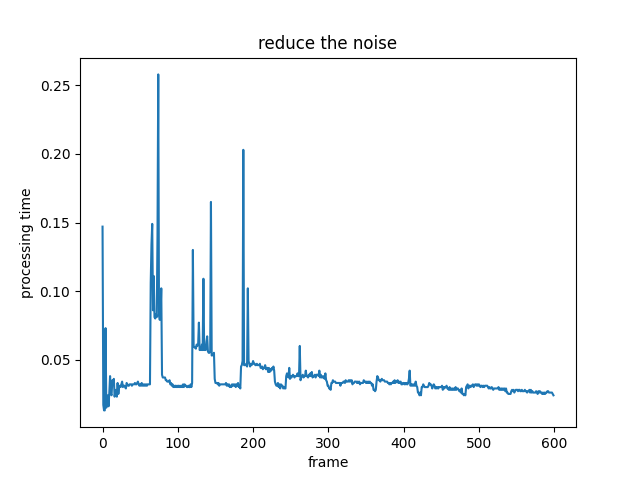

Python code for this plot:
"""reduce noise"""
import cv2
import time
import matplotlib.pyplot as plt

frame_processing_time_list = []
capture = cv2.VideoCapture(filename="./여의도사거리.mov")
object_detector = cv2.createBackgroundSubtractorMOG2()

"""save result video"""
width, height = int(capture.get(propId=cv2.CAP_PROP_FRAME_WIDTH)), int(capture.get(propId=cv2.CAP_PROP_FRAME_HEIGHT))
fps = int(capture.get(propId=cv2.CAP_PROP_FPS))
fourcc = cv2.VideoWriter.fourcc(c1='F', c2='M', c3='P', c4='4')
output = cv2.VideoWriter(filename='./step4-reduce noise/reduction noise for contoured video.mp4', fourcc=fourcc, fps=fps, frameSize=(width, height), isColor=True)


while True:
    timer_start = time.time()

    return_value, frame = capture.read()
    if return_value == False:   break

    MoG_mask = object_detector.apply(image=frame)

    """contouring"""
    contours, _ = cv2.findContours(image=MoG_mask, mode=cv2.RETR_TREE, method=cv2.CHAIN_APPROX_SIMPLE)
    for contour in contours:
        area = cv2.contourArea(contour=contour)                                                                 #
        if area >= (10 ** 2):                                                                                   #
            cv2.drawContours(image=frame,  contours=contour,contourIdx=-1, color=(0, 255, 0), thickness=2)      #
    output.write(image=frame)

    timer_end = time.time()
    frame_processing_time = round(number=(timer_end - timer_start), ndigits=3)
    frame_processing_time_list.append(frame_processing_time)

    """show the video"""
    cv2.imshow(winname="video", mat=frame)

    key = cv2.waitKey(delay=1)
    if key == 27:   break


"""make the file"""
with open(file="./step4-reduce noise/procesing time of reducing noise & contouring on video.txt", mode='w') as file:
    for item in frame_processing_time_list:
        file.write(str(item) + "\n")
    file.write(f"maximum : {max(frame_processing_time_list)}\n")
    file.write(f"minimum : {min(frame_processing_time_list)}\n")
    file.write(f"mean : {round(number=sum(frame_processing_time_list) / len(frame_processing_time_list), ndigits=3)}")


"""plot the data"""
plt.plot(frame_processing_time_list)
plt.title(label="reduce the noise"); plt.xlabel(xlabel="frame"); plt.ylabel(ylabel="processing time")
plt.savefig("./step4-reduce noise/step4.png"); plt.show()

output.release()
capture.release()
cv2.destroyAllWindows()